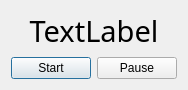
<?xml version="1.0" encoding="UTF-8"?>
<ui version="4.0">
 <class>Dialog</class>
 <widget class="QDialog" name="Dialog">
  <property name="geometry">
   <rect>
    <x>0</x>
    <y>0</y>
    <width>188</width>
    <height>89</height>
   </rect>
  </property>
  <property name="windowTitle">
   <string>Dialog</string>
  </property>
  <layout class="QGridLayout" name="gridLayout">
   <item row="0" column="0">
    <layout class="QVBoxLayout" name="verticalLayout">
     <item>
      <widget class="QLabel" name="label_time">
       <property name="font">
        <font>
         <family>CMU Typewriter Text</family>
         <pointsize>22</pointsize>
        </font>
       </property>
       <property name="text">
        <string>TextLabel</string>
       </property>
       <property name="alignment">
        <set>Qt::AlignCenter</set>
       </property>
      </widget>
     </item>
     <item>
      <layout class="QHBoxLayout" name="horizontalLayout">
       <item>
        <widget class="QPushButton" name="pushButton_start">
         <property name="text">
          <string>Start</string>
         </property>
        </widget>
       </item>
       <item>
        <widget class="QPushButton" name="pushButton_2_pause">
         <property name="text">
          <string>Pause</string>
         </property>
        </widget>
       </item>
      </layout>
     </item>
    </layout>
   </item>
  </layout>
 </widget>
 <resources/>
 <connections/>
</ui>
